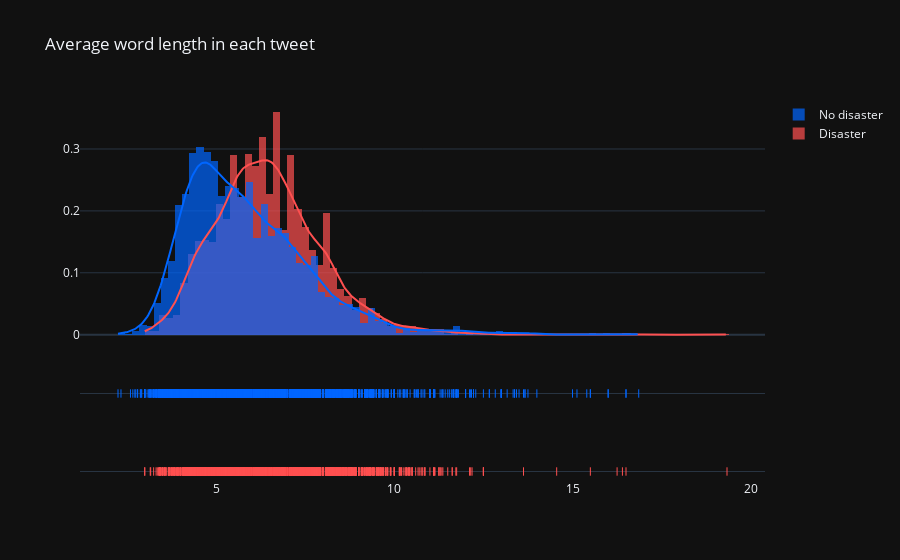

The notebook cell saved with this chart:
### Markdown cell above
<h1>Average word length in a tweet</h1>

### Code cell
word_dis = tweet[tweet['target']==1]['text'].str.split().apply(lambda x: [len(i) for i in x])
word_ndis = tweet[tweet['target']==0]['text'].str.split().apply(lambda x: [len(i) for i in x])

fig = ff.create_distplot(
    [word_dis.map(lambda x: np.mean(x)), word_ndis.map(lambda x: np.mean(x))],
    ['Disaster', 'No disaster'],
    bin_size=0.2,
    colors=['#ff5050', '#0066ff']
)

fig.update_layout(
    title_text = 'Average word length in each tweet',
    template='plotly_dark'
)

fig.show()

### Figure 1 — Plotly figure (JSON) as saved in the notebook; plotly's stock layout.template omitted (floating-point values rounded to 4 significant figures; data arrays with more than 128 entries replaced by an {"elided": "..."} marker saying what was removed)
{"data": [{"autobinx": false, "histnorm": "probability density", "legendgroup": "Disaster", "marker": {"color": "#ff5050"}, "name": "Disaster", "opacity": 0.7, "type": "histogram", "x": {"elided": "3271 float values"}, "xaxis": "x", "xbins": {"end": 19.33, "size": 0.2, "start": 3}, "yaxis": "y"}, {"autobinx": false, "histnorm": "probability density", "legendgroup": "No disaster", "marker": {"color": "#0066ff"}, "name": "No disaster", "opacity": 0.7, "type": "histogram", "x": {"elided": "4342 float values"}, "xaxis": "x", "xbins": {"end": 16.86, "size": 0.2, "start": 2.25}, "yaxis": "y"}, {"legendgroup": "Disaster", "marker": {"color": "#ff5050"}, "mode": "lines", "name": "Disaster", "showlegend": false, "type": "scatter", "x": {"elided": "500 float values"}, "xaxis": "x", "y": {"elided": "500 float values"}, "yaxis": "y"}, {"legendgroup": "No disaster", "marker": {"color": "#0066ff"}, "mode": "lines", "name": "No disaster", "showlegend": false, "type": "scatter", "x": {"elided": "500 float values"}, "xaxis": "x", "y": {"elided": "500 float values"}, "yaxis": "y"}, {"legendgroup": "Disaster", "marker": {"color": "#ff5050", "symbol": "line-ns-open"}, "mode": "markers", "name": "Disaster", "showlegend": false, "type": "scatter", "x": {"elided": "3271 float values"}, "xaxis": "x", "y": {"elided": "3271 str values"}, "yaxis": "y2"}, {"legendgroup": "No disaster", "marker": {"color": "#0066ff", "symbol": "line-ns-open"}, "mode": "markers", "name": "No disaster", "showlegend": false, "type": "scatter", "x": {"elided": "4342 float values"}, "xaxis": "x", "y": {"elided": "4342 str values"}, "yaxis": "y2"}], "layout": {"barmode": "overlay", "hovermode": "closest", "legend": {"traceorder": "reversed"}, "title": {"text": "Average word length in each tweet"}, "xaxis": {"anchor": "y2", "domain": [0, 1], "zeroline": false}, "yaxis": {"anchor": "free", "domain": [0.35, 1], "position": 0}, "yaxis2": {"anchor": "x", "domain": [0, 0.25], "dtick": 1, "showticklabels": false}}}
